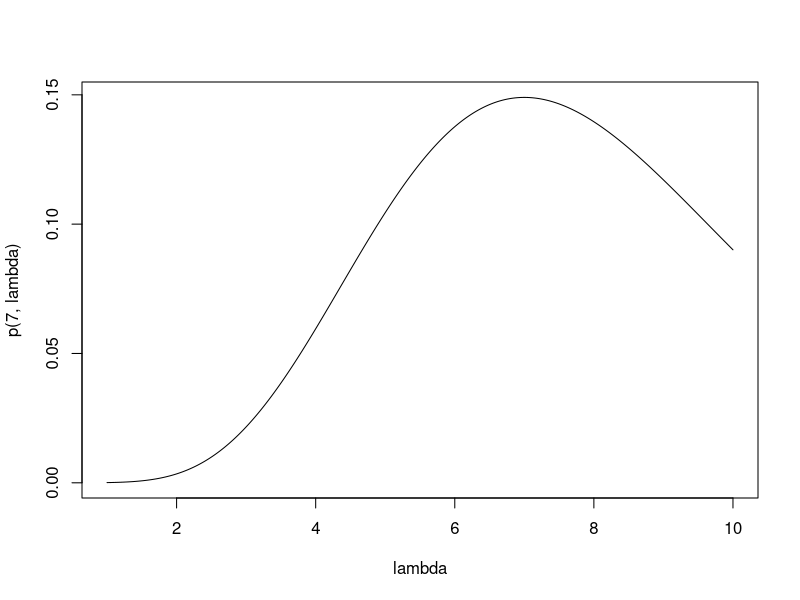
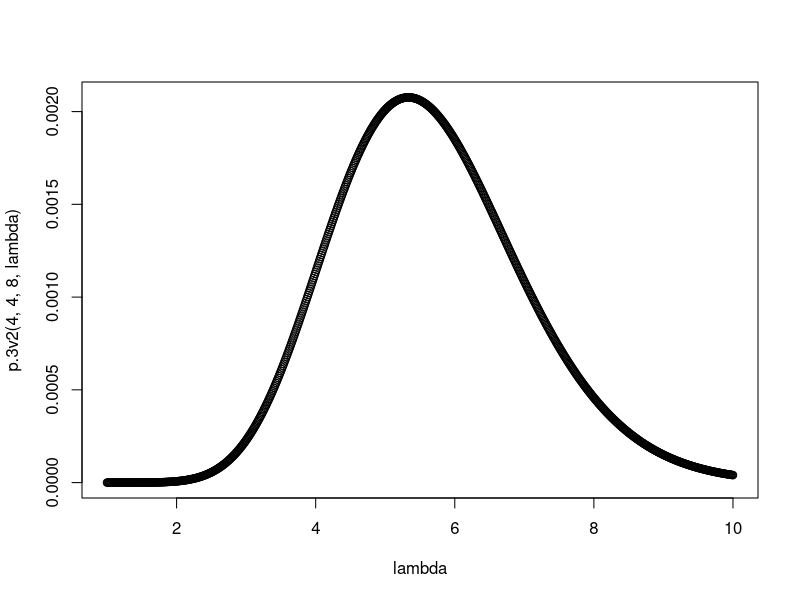
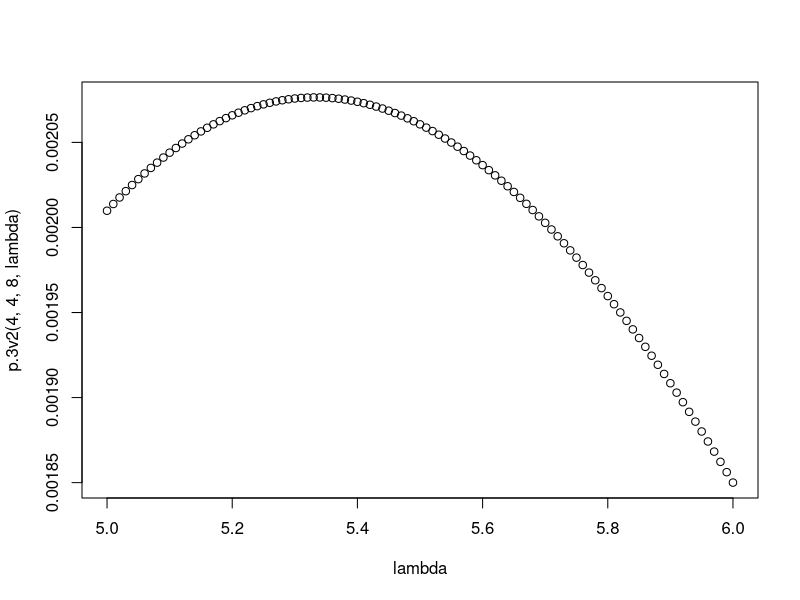
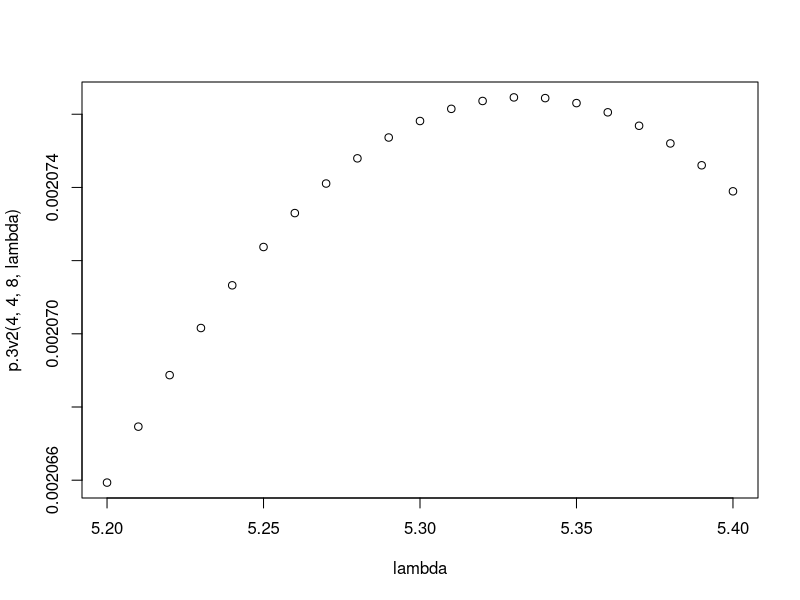

R code for these plots, in order:
p <- function(x,lambda=2){
  # x must be a whole number
  (lambda^x/factorial(x))*exp(-lambda)
}

p(1)
p(1,1)
p(0,1)

1- (p(1,1)+p(0,1))

sum(p(2:10000,lambda=1))


# The probability of less than 8 Florida tropical storms this year using .
sum(p(0:7,3))

# The probability of less than 8 Florida tropical storms this year using .
sum(p(0:7,6))

# The probability of at least 8 Florida tropical storms this year using .
1-sum(p(0:7,6))
sum(p(8:100,6))


# The probability of more than 12 Florida tropical storms this year using .
1-sum(p(0:12,5))
sum(p(13:100,5))



#Class code from wiki.
#Define the Poisson distribution with a default value for lambda
p <- function(x,lambda=2){
  # x must be a whole number
  (lambda^x/factorial(x))*exp(-lambda)
}

#The probability of 4 Florida tropical storms this year (lambda = 2 is assumed)
p(4) 

#The probability of 4 Florida tropical storms this year (lambda = 2 is assigned - should match above. )
p(4,2) 

#The probability of 5 Florida tropical storms this year (lambda = 2 is assumed)
p(5)

#The probability of 2 Florida tropical storms this year (lambda = 2 is assumed)
p(2)

#The probability of $x$ Florida tropical storms this year (lambda = 2 is assumed) for each x from 0 to 10
p(0:10)

#The probability of 4 Florida tropical storms this year, using lambda = 5. 
p(4,5) 

#The probability of $x$ Florida tropical storms this year, using lambda = 5, for each x from 0 to 10
p(0:10,5)

#The probability of $x$ Florida tropical storms this year, using lambda = 1, for each x from 0 to 10
p(0:10,1)



# Compute the probability of 7 Florida tropical storms in a year assuming labmda = 8.
# Compute the probability of 7 Florida tropical storms in a year assuming lambda = 5.
# If we actually observed of 7 Florida tropical storms in a year, would you be more likely to say that lambda = 8  or lambda = 4? Why?
# Compute the probability of 7 Florida tropical storms in a year assuming lambda = 6.3 . (Wait, can we use decimals for ?)
# Compute the probability of 7 Florida tropical storms in a year using various values for lambda . Then as a group decide what value you think is the best value to assume for lambda  if we actually did see 7 tropical storms in a year.
# Construct a plot that has  on the horizontal() axis, and on the vertical() axis we place the probability of 7 Florida tropical storms in a year assuming that value for . Describe the shape of this plot, and how can we use it to find the "best value" for .
# How does your choice of "best"  change if we know there will be 4 tropical storms?
#   How your choice for  change if we know there will be 5 tropical storms?

p(7,8)
p(7,5)
p(7,7)
p(7,10)
lambda <- seq(1,10,0.01)

plot(lambda,p(7,lambda), type = "l")




p.3v1 <- function(x,lambda=2){
  # each element of x must be a whole number
  prod((lambda^x/factorial(x))*exp(-lambda))
}

p.3v2 <- function(x1,x2,x3,lambda=2){
  # x1, x2, and x3 must be whole numbers
  (lambda^(x1+x2+x3)/(factorial(x1)*factorial(x2)*factorial(x3)))*exp(-3*lambda)
}



#The probability of 4 Florida tropical storms this year, 4 Florida tropical storms next year, and 8 Florida tropical storms the year after.
p.3v1(c(4,4,8))
#The same probability as above, using the other version
p.3v2(4,4,8)
#The same probabilty as above by just multiplying probabilities of independent events together. 
p(4)*p(4)*p(8)

#The probability of 2 Florida tropical storms this year, 5 Florida tropical storms next year, and 3 Florida tropical storms the year after.
p.3v1(c(2,5,3))


p.3v1(c(4,4,8), 1)
p.3v1(c(4,4,8), 7)

lambda <- seq(1,10,0.01)
plot(lambda,p.3v2(4,4,8,lambda) )

lambda <- seq(5,6,0.01)
plot(lambda,p.3v2(4,4,8,lambda) )

lambda <- seq(5.2,5.4,0.01)
plot(lambda,p.3v2(4,4,8,lambda) )

#Seems like 5.3 is a good choice for lambda, if we want to make what happened be the most likely thing to happen.